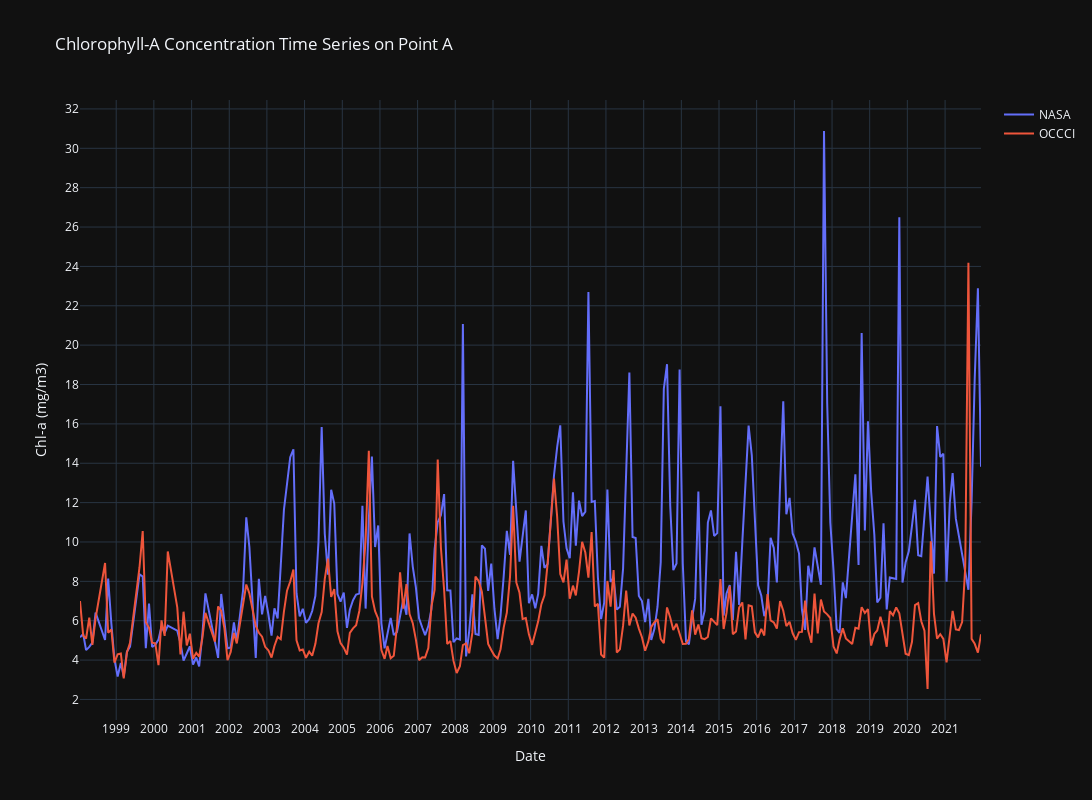
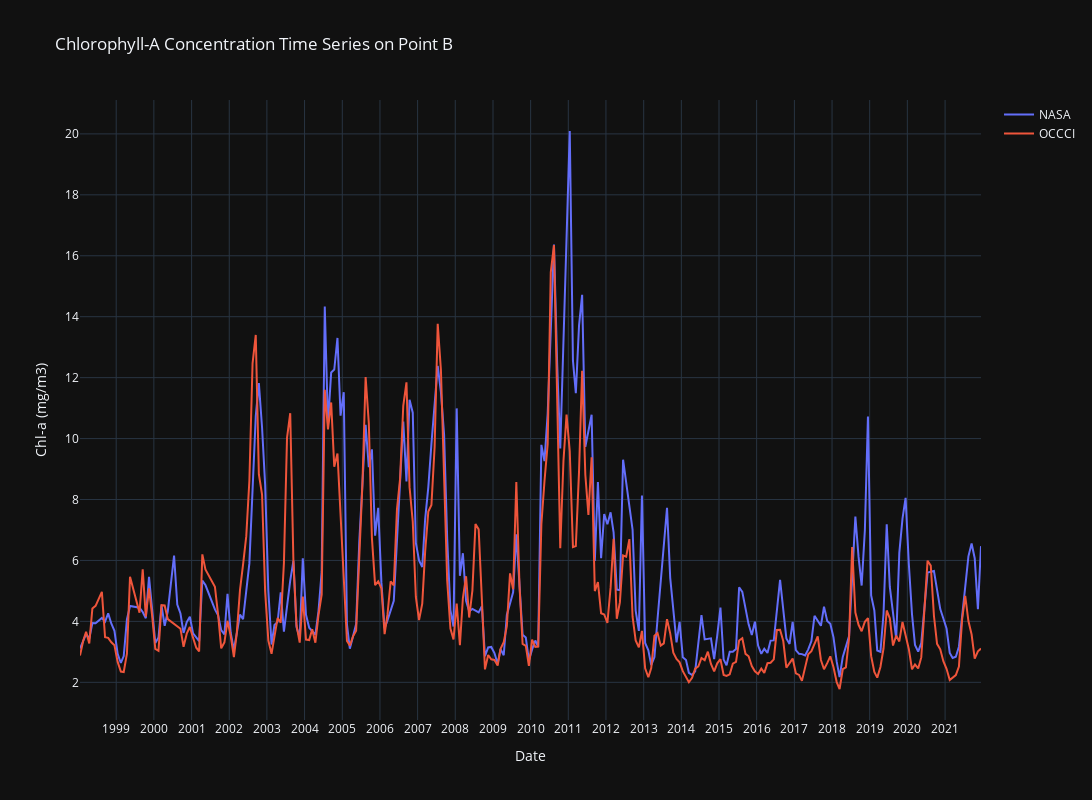
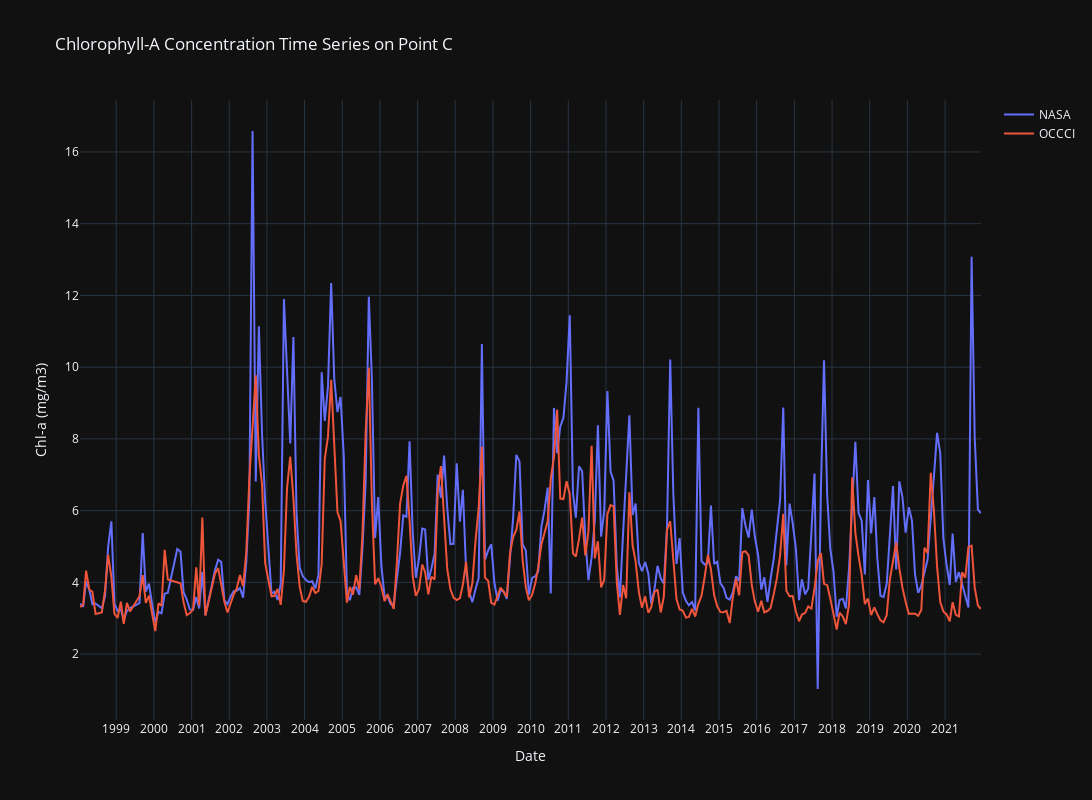

Notebook code for these charts, in order:
### Markdown cell above
#### Comparison of all datasets: 1 graph per geopoint (A,B,C) and 2 lineplots per graph (NASA, OCCCI)

### Code cell
import plotly.graph_objs as go

# Loop through each geopoint
for point in geopoint:
    df_nasa = geopoint[point]['chla_nasa']
    df_occci = geopoint[point]['chla_occci']
    # create traces for each dataset
    trace1 = go.Scatter(x=df_nasa['DATE-YMD'], y=df_nasa['NASA Chl-a (mg/m3)'], mode='lines', name='NASA')
    trace2 = go.Scatter(x=df_occci['DATE-YMD'], y=df_occci['OCCCI Chl-a (mg/m3)'], mode='lines', name='OCCCI')
    # create layout for the plot
    layout = go.Layout(title=f'Chlorophyll-A Concentration Time Series on Point {point}',
                       xaxis=dict(title='Date', dtick='M12'),
                       yaxis=dict(title='Chl-a (mg/m3)', dtick=2),
                       height = 800, width=1200,
                       template='plotly_dark')
    # create figure object and plot the traces
    fig = go.Figure(data=[trace1, trace2], layout=layout)
    fig.show()

### Figure 1 — Plotly figure (JSON) as saved in the notebook; plotly's stock layout.template omitted (floating-point values rounded to 4 significant figures; data arrays with more than 128 entries replaced by an {"elided": "..."} marker saying what was removed)
{"data": [{"mode": "lines", "name": "NASA", "type": "scatter", "x": {"elided": "267 str values"}, "y": {"elided": "267 float values"}}, {"mode": "lines", "name": "OCCCI", "type": "scatter", "x": {"elided": "281 str values"}, "y": {"elided": "281 float values"}}], "layout": {"height": 800, "title": {"text": "Chlorophyll-A Concentration Time Series on Point A"}, "width": 1200, "xaxis": {"autorange": true, "dtick": "M12", "range": ["1998-01-15", "2021-12-15"], "title": {"text": "Date"}, "type": "date"}, "yaxis": {"autorange": true, "dtick": 2, "range": [0.9561, 32.45], "title": {"text": "Chl-a (mg/m3)"}, "type": "linear"}}}

### Figure 2 — Plotly figure (JSON) as saved in the notebook; plotly's stock layout.template omitted (floating-point values rounded to 4 significant figures; data arrays with more than 128 entries replaced by an {"elided": "..."} marker saying what was removed)
{"data": [{"mode": "lines", "name": "NASA", "type": "scatter", "x": {"elided": "258 str values"}, "y": {"elided": "258 float values"}}, {"mode": "lines", "name": "OCCCI", "type": "scatter", "x": {"elided": "280 str values"}, "y": {"elided": "280 float values"}}], "layout": {"height": 800, "title": {"text": "Chlorophyll-A Concentration Time Series on Point B"}, "width": 1200, "xaxis": {"autorange": true, "dtick": "M12", "range": ["1998-01-15", "2021-12-15"], "title": {"text": "Date"}, "type": "date"}, "yaxis": {"autorange": true, "dtick": 2, "range": [0.7636, 21.11], "title": {"text": "Chl-a (mg/m3)"}, "type": "linear"}}}

### Figure 3 — Plotly figure (JSON) as saved in the notebook; plotly's stock layout.template omitted (floating-point values rounded to 4 significant figures; data arrays with more than 128 entries replaced by an {"elided": "..."} marker saying what was removed)
{"data": [{"mode": "lines", "name": "NASA", "type": "scatter", "x": {"elided": "271 str values"}, "y": {"elided": "271 float values"}}, {"mode": "lines", "name": "OCCCI", "type": "scatter", "x": {"elided": "280 str values"}, "y": {"elided": "280 float values"}}], "layout": {"height": 800, "title": {"text": "Chlorophyll-A Concentration Time Series on Point C"}, "width": 1200, "xaxis": {"autorange": true, "dtick": "M12", "range": ["1998-01-15", "2021-12-15"], "title": {"text": "Date"}, "type": "date"}, "yaxis": {"autorange": true, "dtick": 2, "range": [0.1627, 17.45], "title": {"text": "Chl-a (mg/m3)"}, "type": "linear"}}}
